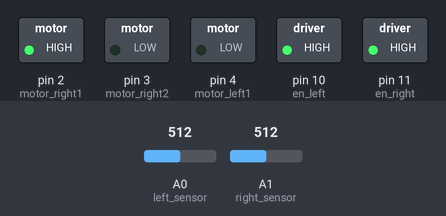
The sketch below on a simulated Arduino Uno, built with avr-gcc and run on an emulated ATmega328P. Shown: switched loads named in the sketch (green lamp = pin HIGH). The inputs (shaded band) are chosen by the test bench; at power-on: A0 (left_sensor) = 512, A1 (right_sensor) = 512.

Above: at 1.2 s.
1.3 s: A0 (left_sensor) set to 716
At 2.5 s:
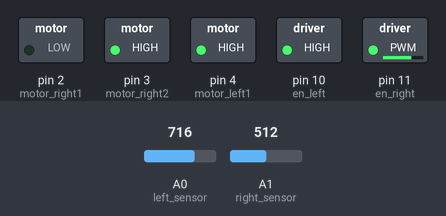
2.8 s: A1 (right_sensor) set to 716
At 3.7 s:
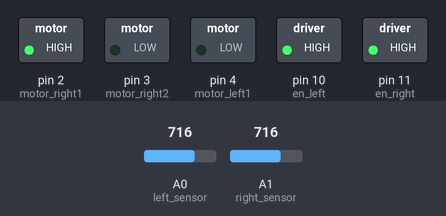
4.3 s: A1 (right_sensor) set to 900
At 4.8 s:
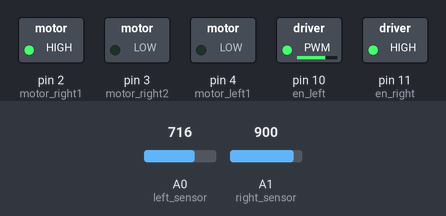
5.8 s: A0 (left_sensor) set to 900
At 7.0 s:
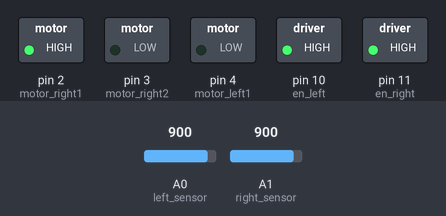
7.3 s: A0 (left_sensor) set to 1023
At 8.3 s:
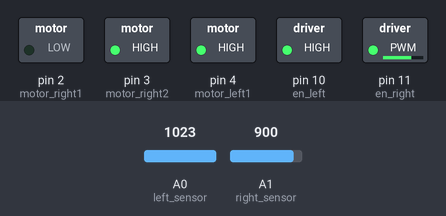
8.8 s: A0 (left_sensor) set to 511
At 9.5 s:
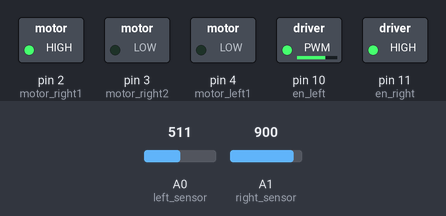
Timing chart, 0 to 11.3 s (numbered marks = the images above; inputs shaded):
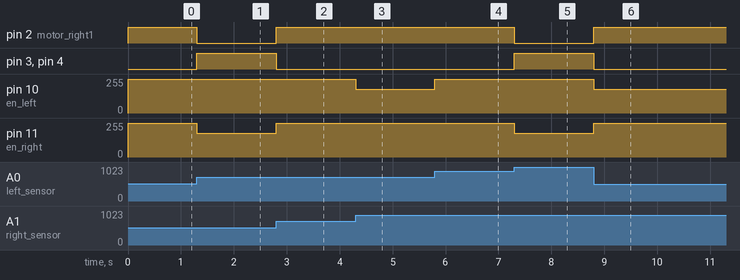

Measured:
- after the input at 1.3 s, pin 2 (motor_right1): HIGH → LOW at once; pin 3 (motor_right2), pin 4 (motor_left1): LOW → HIGH at once; pin 11 (en_right): 255/255 → 180/255 at once
- after the input at 2.8 s, pin 2 (motor_right1): LOW → HIGH at once; pin 3 (motor_right2), pin 4 (motor_left1): HIGH → LOW at once; pin 11 (en_right): 180/255 → 255/255 at once
- after the input at 4.3 s, pin 10 (en_left): 255/255 → 180/255 at once
- after the input at 5.8 s, pin 10 (en_left): 180/255 → 255/255 at once
- after the input at 7.3 s, pin 2 (motor_right1): HIGH → LOW at once; pin 3 (motor_right2), pin 4 (motor_left1): LOW → HIGH at once; pin 11 (en_right): 255/255 → 180/255 at once
- after the input at 8.8 s, pin 2 (motor_right1): LOW → HIGH at once; pin 3 (motor_right2), pin 4 (motor_left1): HIGH → LOW at once; pin 10 (en_left): 255/255 → 180/255 at once; pin 11 (en_right): 180/255 → 255/255 at once

The sketch:

obsticalAvoider.ino
```cpp
#define left_sensor A0
#define right_sensor A1

#define motor_right1 2
#define motor_right2 3
#define motor_left1  4
#define motor_left2  5

#define en_left 10
#define en_right 11


void setup() {
  pinMode(left_sensor,INPUT);
  pinMode(right_sensor,INPUT);
  pinMode(motor_right1,OUTPUT);
  pinMode(motor_right2,OUTPUT);
  pinMode(motor_left1,OUTPUT);
  pinMode(motor_left1,OUTPUT);
  pinMode(en_left,OUTPUT);
  pinMode(en_right,OUTPUT);
}

void rotate(int pin1,int pin2,int en,int freq) {
  digitalWrite(pin1,HIGH);
  digitalWrite(pin2,LOW);
  analogWrite(en,freq);
}

static int right=0,left=0;

void loop() {
  left = analogRead(left_sensor);
  right = analogRead(right_sensor);
  if( left ==  right && left == 0) {
    rotate(motor_left1,motor_left2,en_left,255);
    rotate(motor_right1,motor_right2,en_right,255);
  }
  else if( left >  right ) {
    rotate(motor_left1,motor_left2,en_left,255);
    rotate(motor_right2,motor_right1,en_right,180);
  }
  else if( left <  right ) {
    rotate(motor_right1,motor_right2,en_right,255);
    rotate(motor_left2,motor_left1,en_left,180);
  }
  else {
    rotate(motor_left2,motor_left1,en_left,255);
    rotate(motor_right1,motor_right2,en_right,255);
  }
}
```
